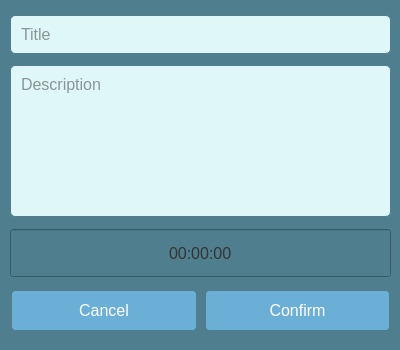
<?xml version="1.0" encoding="UTF-8"?>
<ui version="4.0">
 <class>event</class>
 <widget class="QDialog" name="event">
  <property name="geometry">
   <rect>
    <x>0</x>
    <y>0</y>
    <width>400</width>
    <height>350</height>
   </rect>
  </property>
  <property name="maximumSize">
   <size>
    <width>400</width>
    <height>350</height>
   </size>
  </property>
  <property name="windowTitle">
   <string>Event</string>
  </property>
  <property name="styleSheet">
   <string notr="true">QWidget {
    background-color: #4f7f8f;  /* Fondo azul verdoso para la ventana */
    color: #333333;  /* Texto oscuro para el fondo azul */
    font-family: &quot;Arial&quot;, sans-serif;
    font-size: 16px;  /* Tamaño de fuente más grande para toda la aplicación */
}

QLabel {
    color: #a8d8a8;  /* Verde claro para el texto de los labels */
    font-size: 18px;  /* Tamaño de fuente más grande en los labels */
    font-weight: bold;
}

QPushButton {
    background-color: #6baed6;  /* Azul suave para los botones */
    color: white;
    border: 2px solid #4f7f8f;  /* Borde del botón en color azul verdoso */
    border-radius: 5px;
    padding: 10px 20px;
    font-size: 16px;  /* Tamaño de fuente más grande en los botones */
}

QPushButton:hover {
    background-color: #4f7f8f;  /* Al pasar el ratón se vuelve más oscuro */
    color: white;
    border-color: #6baed6;
}

QPushButton:pressed {
    background-color: #3b6e7d;  /* Cuando se presiona, un tono más oscuro */
}

QLineEdit {
    background-color: #e0f7fa;  /* Fondo suave de color verde claro para los inputs */
    border: 1px solid #4f7f8f;  /* Borde verde para los campos de texto */
    color: #333333;
    padding: 8px;
    border-radius: 5px;
    font-size: 16px;  /* Tamaño de fuente más grande en los inputs */
}

QCheckBox {
    color: #a8d8a8;  /* Verde claro para el texto del checkbox */
    font-size: 16px;  /* Tamaño de fuente más grande en el checkbox */
}

QRadioButton {
    color: #a8d8a8;  /* Verde claro para el texto del radiobutton */
    font-size: 16px;  /* Tamaño de fuente más grande en el radiobutton */
}

QComboBox {
    background-color: #e0f7fa;  /* Fondo verde claro */
    border: 1px solid #4f7f8f;  /* Borde del combobox */
    color: #333333;
    font-size: 16px;  /* Tamaño de fuente más grande en el combobox */
    padding: 8px;
}

QComboBox:hover {
    border-color: #6baed6;  /* Borde azul claro cuando se pasa el ratón */
}

QScrollBar {
    background-color: #e0f7fa;  /* Fondo verde claro para la barra de desplazamiento */
    border: 1px solid #4f7f8f;  /* Borde azul verdoso */
}

QScrollBar::handle {
    background-color: #6baed6;  /* Color del control de la barra de desplazamiento */
}

QScrollBar::handle:hover {
    background-color: #4f7f8f;  /* Color más oscuro cuando se pasa el ratón */
}

QTabWidget::pane {
    border: 1px solid #4f7f8f;  /* Borde para los paneles de las pestañas */
}

QTabBar::tab {
    background-color: #6baed6;  /* Fondo azul claro para las pestañas */
    color: white;
    padding: 12px;
}

QTabBar::tab:selected {
    background-color: #4f7f8f;  /* Fondo azul oscuro para la pestaña seleccionada */
}

QSlider {
    background-color: #e0f7fa;  /* Fondo verde claro */
    border: 1px solid #4f7f8f;  /* Borde azul verdoso */
}

QSlider::handle {
    background-color: #6baed6;  /* Color del control deslizante */
    border: 1px solid #4f7f8f;
}


QTabWidget::pane {
    border: 1px solid #4f7f8f;  /* Borde para los paneles de las pestañas */
}</string>
  </property>
  <widget class="QWidget" name="verticalLayoutWidget">
   <property name="geometry">
    <rect>
     <x>10</x>
     <y>10</y>
     <width>381</width>
     <height>331</height>
    </rect>
   </property>
   <layout class="QVBoxLayout" name="verticalLayout">
    <item>
     <widget class="QLineEdit" name="title">
      <property name="inputMask">
       <string/>
      </property>
      <property name="placeholderText">
       <string>Title</string>
      </property>
     </widget>
    </item>
    <item>
     <widget class="QLineEdit" name="description">
      <property name="minimumSize">
       <size>
        <width>0</width>
        <height>152</height>
       </size>
      </property>
      <property name="alignment">
       <set>Qt::AlignLeading|Qt::AlignLeft|Qt::AlignTop</set>
      </property>
      <property name="placeholderText">
       <string>Description</string>
      </property>
     </widget>
    </item>
    <item>
     <widget class="QTimeEdit" name="time">
      <property name="minimumSize">
       <size>
        <width>0</width>
        <height>50</height>
       </size>
      </property>
      <property name="alignment">
       <set>Qt::AlignCenter</set>
      </property>
      <property name="buttonSymbols">
       <enum>QAbstractSpinBox::NoButtons</enum>
      </property>
     </widget>
    </item>
    <item>
     <layout class="QHBoxLayout" name="horizontalLayout">
      <item>
       <widget class="QPushButton" name="cancel">
        <property name="text">
         <string>Cancel</string>
        </property>
       </widget>
      </item>
      <item>
       <widget class="QPushButton" name="confirm">
        <property name="text">
         <string>Confirm</string>
        </property>
       </widget>
      </item>
     </layout>
    </item>
   </layout>
  </widget>
 </widget>
 <resources/>
 <connections/>
</ui>
